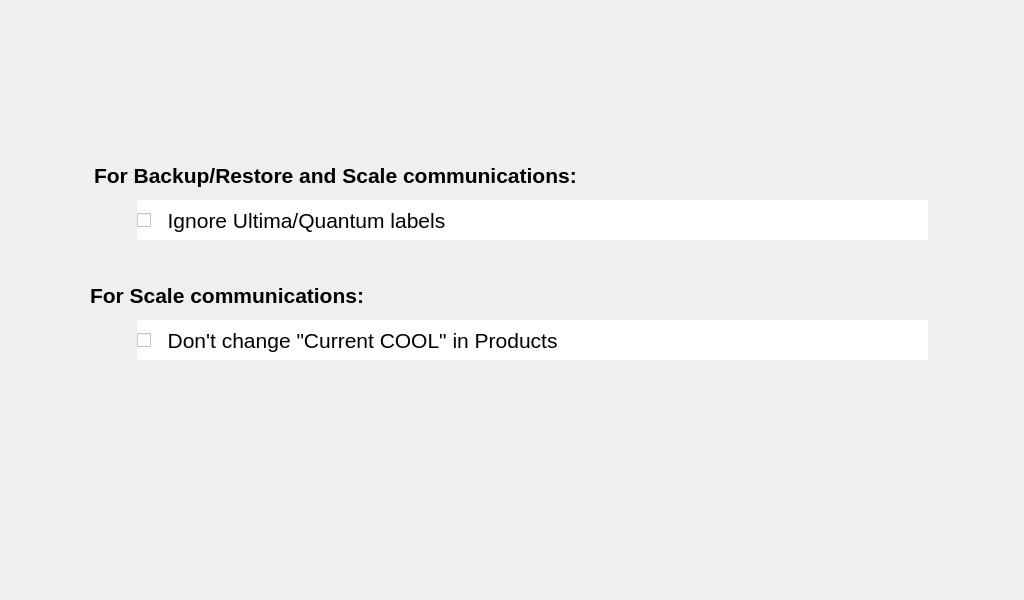
<?xml version="1.0" encoding="UTF-8"?>
<ui version="4.0">
 <class>superScaleManagement</class>
 <widget class="QWidget" name="superScaleManagement">
  <property name="geometry">
   <rect>
    <x>0</x>
    <y>0</y>
    <width>1024</width>
    <height>600</height>
   </rect>
  </property>
  <property name="windowTitle">
   <string>Form</string>
  </property>
  <widget class="QLabel" name="lblForBRAndScaleComm">
   <property name="geometry">
    <rect>
     <x>94</x>
     <y>150</y>
     <width>841</width>
     <height>50</height>
    </rect>
   </property>
   <property name="font">
    <font>
     <pointsize>16</pointsize>
     <weight>75</weight>
     <bold>true</bold>
    </font>
   </property>
   <property name="styleSheet">
    <string notr="true">QLabel
{
	color: black;
 }</string>
   </property>
   <property name="text">
    <string>For Backup/Restore and Scale communications:</string>
   </property>
   <property name="alignment">
    <set>Qt::AlignLeading|Qt::AlignLeft|Qt::AlignVCenter</set>
   </property>
  </widget>
  <widget class="QCheckBox" name="ckIgnoreUltimaLabels">
   <property name="geometry">
    <rect>
     <x>137</x>
     <y>200</y>
     <width>791</width>
     <height>40</height>
    </rect>
   </property>
   <property name="font">
    <font>
     <pointsize>16</pointsize>
    </font>
   </property>
   <property name="styleSheet">
    <string notr="true">QCheckBox
{
	color: black;
	background: white;
 }</string>
   </property>
   <property name="text">
    <string>  Ignore Ultima/Quantum labels</string>
   </property>
  </widget>
  <widget class="QCheckBox" name="ckDontChangeCurrCool">
   <property name="geometry">
    <rect>
     <x>137</x>
     <y>320</y>
     <width>791</width>
     <height>40</height>
    </rect>
   </property>
   <property name="font">
    <font>
     <pointsize>16</pointsize>
    </font>
   </property>
   <property name="styleSheet">
    <string notr="true">QCheckBox
{
	color: black;
	background: white;
 }</string>
   </property>
   <property name="text">
    <string>  Don't change &quot;Current COOL&quot; in Products</string>
   </property>
  </widget>
  <widget class="QLabel" name="lblForScaleComm">
   <property name="geometry">
    <rect>
     <x>90</x>
     <y>270</y>
     <width>841</width>
     <height>50</height>
    </rect>
   </property>
   <property name="font">
    <font>
     <pointsize>16</pointsize>
     <weight>75</weight>
     <bold>true</bold>
    </font>
   </property>
   <property name="styleSheet">
    <string notr="true">QLabel
{
	color: black;
	}</string>
   </property>
   <property name="text">
    <string>For Scale communications:</string>
   </property>
   <property name="alignment">
    <set>Qt::AlignLeading|Qt::AlignLeft|Qt::AlignVCenter</set>
   </property>
  </widget>
 </widget>
 <resources/>
 <connections/>
</ui>
